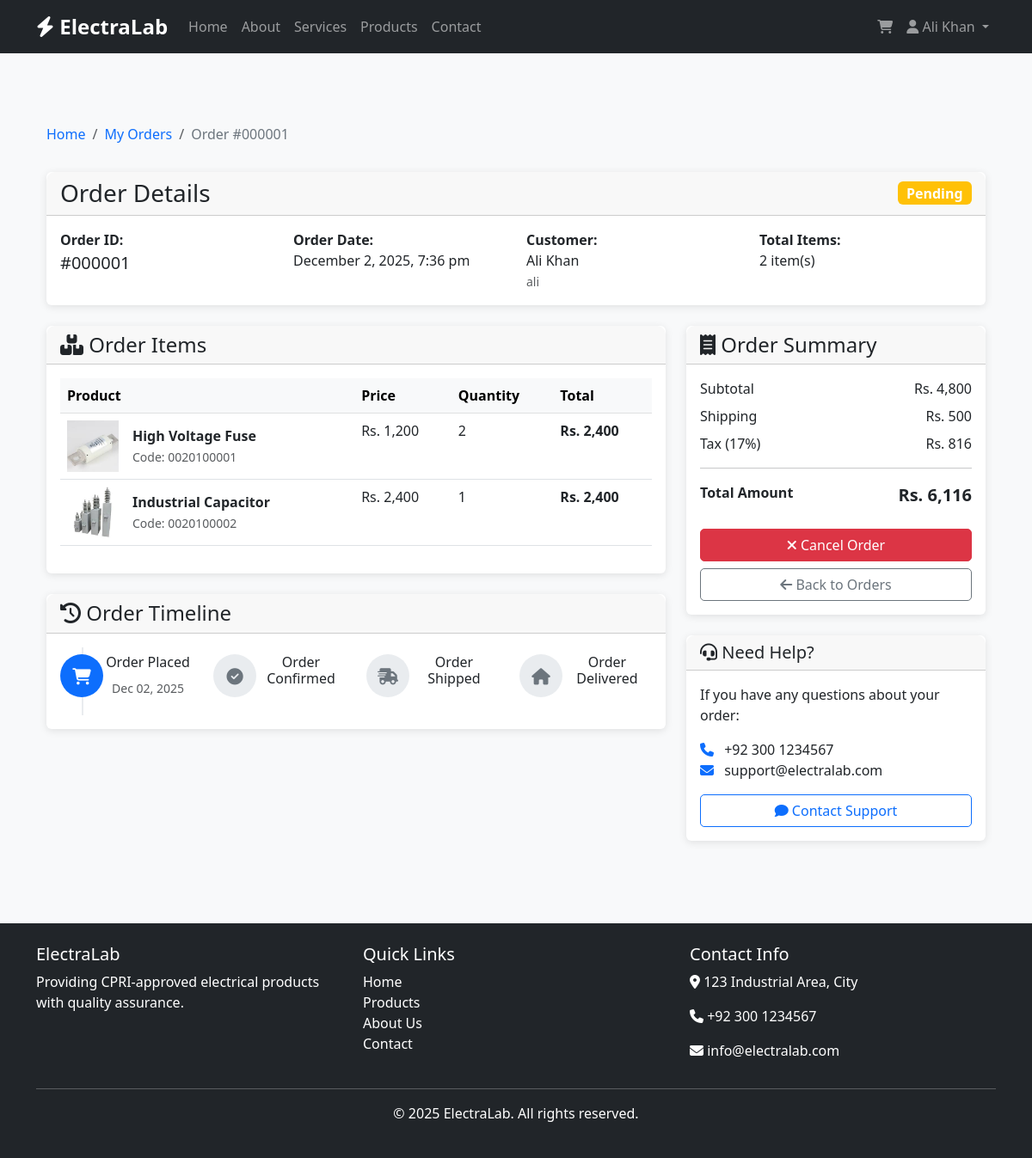
Screenshot of /frontend/order-details.php?id=1 (signed in) with the database file from the repository.
### tables this page shows
CREATE TABLE `orders` (
  `order_id` int(11) NOT NULL,
  `customer_id` int(11) NOT NULL,
  `order_date` timestamp NOT NULL DEFAULT current_timestamp(),
  `status` enum('Pending','Confirmed','Shipped','Delivered','Cancelled') DEFAULT 'Pending'
);

CREATE TABLE `users` (
  `user_id` int(11) NOT NULL,
  `full_name` varchar(100) NOT NULL,
  `username` varchar(100) NOT NULL,
  `password_hash` varchar(255) NOT NULL,
  `role_id` int(11) NOT NULL,
  `is_active` tinyint(1) DEFAULT 1,
  `created_at` timestamp NOT NULL DEFAULT current_timestamp(),
  `updated_at` timestamp NOT NULL DEFAULT current_timestamp() ON UPDATE current_timestamp()
);

CREATE TABLE `order_items` (
  `item_id` int(11) NOT NULL,
  `order_id` int(11) NOT NULL,
  `product_code` varchar(10) NOT NULL,
  `quantity` int(11) NOT NULL,
  `price` decimal(10,2) NOT NULL
);

CREATE TABLE `products` (
  `product_code` varchar(10) NOT NULL,
  `product_name` varchar(100) NOT NULL,
  `product_img` varchar(255) DEFAULT NULL,
  `manufacturer_id` int(11) NOT NULL,
  `revise_number` int(11) NOT NULL,
  `created_by` int(11) DEFAULT NULL,
  `created_at` timestamp NOT NULL DEFAULT current_timestamp(),
  `updated_at` timestamp NOT NULL DEFAULT current_timestamp() ON UPDATE current_timestamp()
);

### frontend/order-details.php (the view, shortened to what this page needs)
<?php
include 'header.php';
include 'auth_check.php';
$order_id = intval($_GET['id']);
$user_id = $_SESSION['user_id'];
$order_query = "SELECT o.*, u.full_name, u.username
                FROM orders o
                JOIN users u ON o.customer_id = u.user_id
                WHERE o.order_id = ? AND o.customer_id = ?";
$order_stmt = mysqli_prepare($conn, $order_query);
mysqli_stmt_bind_param($order_stmt, "ii", $order_id, $user_id);
mysqli_stmt_execute($order_stmt);
$order_result = mysqli_stmt_get_result($order_stmt);
$order = mysqli_fetch_assoc($order_result);
$items_query = "SELECT oi.*, p.product_name, p.product_img
                FROM order_items oi
                JOIN products p ON oi.product_code = p.product_code
                WHERE oi.order_id = ?
                ORDER BY oi.item_id";
$items_stmt = mysqli_prepare($conn, $items_query);
mysqli_stmt_bind_param($items_stmt, "i", $order_id);
mysqli_stmt_execute($items_stmt);
$items_result = mysqli_stmt_get_result($items_stmt);
$subtotal = 0;
$shipping = 500;
$tax_rate = 0.17;
$order_items = [];
while ($item = mysqli_fetch_assoc($items_result)) {
    $order_items[] = $item;
    $subtotal += $item['price'] * $item['quantity'];
}
$tax = $subtotal * $tax_rate;
$total = $subtotal + $shipping + $tax;
?>
<div class="container py-5">
    <nav aria-label="breadcrumb">
        <ol class="breadcrumb">
            <li class="breadcrumb-item"><a href="index.php">Home</a></li>
            <li class="breadcrumb-item"><a href="my-orders.php">My Orders</a></li>
            <li class="breadcrumb-item active">Order #<?php echo str_pad($order_id, 6, '0', STR_PAD_LEFT); ?></li>
        </ol>
    </nav>
    <div class="row">
        <div class="col-12">
            <div class="card mb-4">
                <div class="card-header d-flex justify-content-between align-items-center">
                    <h3 class="mb-0">Order Details</h3>
                    <span class="badge bg-<?php
                                            echo match ($order['status']) {
                                                'Pending' => 'warning',
                                                'Confirmed' => 'info',
                                                'Shipped' => 'primary',
                                                'Delivered' => 'success',
                                                'Cancelled' => 'danger',
                                                default => 'secondary'
                                            };
                                            ?> fs-6">
                        <?php echo $order['status']; ?>
                    </span>
                </div>
                <div class="card-body">
                    <div class="row">
                        <div class="col-md-3">
                            <strong>Order ID:</strong><br>
                            <span class="fs-5">#<?php echo str_pad($order_id, 6, '0', STR_PAD_LEFT); ?></span>
                        </div>
                        <div class="col-md-3">
                            <strong>Order Date:</strong><br>
                            <?php echo date('F j, Y, g:i a', strtotime($order['order_date'])); ?>
                        </div>
                        <div class="col-md-3">
                            <strong>Customer:</strong><br>
                            <?php echo $order['full_name']; ?><br>
                            <small class="text-muted"><?php echo $order['username']; ?></small>
                        </div>
                        <div class="col-md-3">
                            <strong>Total Items:</strong><br>
                            <?php echo count($order_items); ?> item(s)
                        </div>
                    </div>
                </div>
            </div>
        </div>
        <div class="col-lg-8">
            <div class="card mb-4">
                <div class="card-header">
                    <h4 class="mb-0"><i class="fas fa-boxes"></i> Order Items</h4>
                </div>
                <div class="card-body">
                    <?php if (count($order_items) > 0): ?>
                        <div class="table-responsive">
                            <table class="table">
                                <thead class="table-light">
                                    <tr>
                                        <th>Product</th>
                                        <th>Price</th>
                                        <th>Quantity</th>
                                        <th>Total</th>
                                    </tr>
                                </thead>
                                <tbody>
                                    <?php foreach ($order_items as $item): ?>
                                        <tr>
                                            <td>
                                                <div class="d-flex align-items-center">
                                                    <img src="./assets/<?php echo $item['product_img']; ?>"
                                                        alt="<?php echo $item['product_name']; ?>"
                                                        class="me-3" style="width: 60px; height: 60px; object-fit: cover;">
                                                    <div>
                                                        <strong><?php echo $item['product_name']; ?></strong><br>
                                                        <small class="text-muted">Code: <?php echo $item['product_code']; ?></small>
                                                    </div>
                                                </div>
                                            </td>
                                            <td>Rs. <?php echo number_format($item['price']); ?></td>
                                            <td><?php echo $item['quantity']; ?></td>
                                            <td><strong>Rs. <?php echo number_format($item['price'] * $item['quantity']); ?></strong></td>
                                        </tr>
                                    <?php endforeach; ?>
                                </tbody>
                            </table>
                        </div>
                    <?php else: ?>
                        <p class="text-muted">No items found in this order.</p>
                    <?php endif; ?>
                </div>
            </div>
            <div class="card">
                <div class="card-header">
                    <h4 class="mb-0"><i class="fas fa-history"></i> Order Timeline</h4>
                </div>
                <div class="card-body">
                    <div class="timeline">
                        <?php
                        $timeline = [
                            ['status' => 'order_placed', 'label' => 'Order Placed', 'date' => $order['order_date'], 'active' => true],
                            ['status' => 'order_confirmed', 'label' => 'Order Confirmed', 'date' => $order['status'] == 'Confirmed' ? date('Y-m-d H:i:s', strtotime($order['order_date'] . ' +1 hour')) : null, 'active' => in_array($order['status'], ['Confirmed', 'Shipped', 'Delivered'])],
                            ['status' => 'order_shipped', 'label' => 'Order Shipped', 'date' => $order['status'] == 'Shipped' ? date('Y-m-d H:i:s', strtotime($order['order_date'] . ' +1 day')) : null, 'active' => in_array($order['status'], ['Shipped', 'Delivered'])],
                            ['status' => 'order_delivered', 'label' => 'Order Delivered', 'date' => $order['status'] == 'Delivered' ? date('Y-m-d H:i:s', strtotime($order['order_date'] . ' +3 days')) : null, 'active' => $order['status'] == 'Delivered'],
                        ];
                        ?>
                        <div class="row">
                            <?php foreach ($timeline as $step): ?>
                                <div class="col-3 text-center">
                                    <div class="timeline-step">
                                        <div class="timeline-icon <?php echo $step['active'] ? 'active' : 'inactive'; ?>">
                                            <i class="fas fa-<?php
                                                                echo match ($step['status']) {
                                                                    'order_placed' => 'shopping-cart',
                                                                    'order_confirmed' => 'check-circle',
                                                                    'order_shipped' => 'shipping-fast',
                                                                    'order_delivered' => 'home',
                                                                    default => 'circle'
                                                                };
                                                                ?>"></i>
                                        </div>
                                        <h6 class="mt-2"><?php echo $step['label']; ?></h6>
                                        <?php if ($step['date']): ?>
                                            <small class="text-muted"><?php echo date('M d, Y', strtotime($step['date'])); ?></small>
                                        <?php endif; ?>
                                    </div>
                                </div>
                            <?php endforeach; ?>
                        </div>
                    </div>
                </div>
            </div>
        </div>
        <div class="col-lg-4">
            <div class="card">
                <div class="card-header">
                    <h4 class="mb-0"><i class="fas fa-receipt"></i> Order Summary</h4>
                </div>
                <div class="card-body">
                    <div class="d-flex justify-content-between mb-2">
                        <span>Subtotal</span>
                        <span>Rs. <?php echo number_format($subtotal); ?></span>
                    </div>
                    <div class="d-flex justify-content-between mb-2">
                        <span>Shipping</span>
                        <span>Rs. <?php echo number_format($shipping); ?></span>
                    </div>
                    <div class="d-flex justify-content-between mb-2">
                        <span>Tax (17%)</span>
                        <span>Rs. <?php echo number_format($tax); ?></span>
                    </div>
                    <hr>
                    <div class="d-flex justify-content-between mb-3">
                        <strong>Total Amount</strong>
                        <strong class="fs-5">Rs. <?php echo number_format($total); ?></strong>
                    </div>
                    <div class="mt-4">
                        <?php if ($order['status'] == 'Pending' || $order['status'] == 'Confirmed'): ?>
                            <a href="my-orders.php?cancel=<?php echo $order_id; ?>"
                                class="btn btn-danger w-100 mb-2"
                                onclick="return confirm('Are you sure you want to cancel this order?')">
                                <i class="fas fa-times"></i> Cancel Order
                            </a>
                        <?php endif; ?>
                        <a href="my-orders.php" class="btn btn-outline-secondary w-100">
                            <i class="fas fa-arrow-left"></i> Back to Orders
                        </a>
                    </div>
                </div>
            </div>
            <div class="card mt-4">
                <div class="card-header">
                    <h5 class="mb-0"><i class="fas fa-headset"></i> Need Help?</h5>
                </div>
                <div class="card-body">
                    <p>If you have any questions about your order:</p>
                    <ul class="list-unstyled">
                        <li><i class="fas fa-phone text-primary me-2"></i> +92 300 1234567</li>
                        <li><i class="fas fa-envelope text-primary me-2"></i> support@electralab.com</li>
                    </ul>
                    <a href="contact.php" class="btn btn-outline-primary w-100">
                        <i class="fas fa-comment"></i> Contact Support
                    </a>
                </div>
            </div>
        </div>
    </div>
</div>
<?php include 'footer.php'; ?>

### frontend/assets/css/style.css (style rules this page uses)
:root { --primary-color: #7fa3d8; --secondary-color: #6c757d; --success-color: #198754; --danger-color: #dc3545; --warning-color: #ffc107; --light-color: #f8f9fa; --dark-color: #212529; }
body { font-family: 'Segoe UI', Tahoma, Geneva, Verdana, sans-serif; background-color: #f8f9fa; }
.card { border: none; box-shadow: 0 2px 10px rgba(0,0,0,0.1); }
.card-header { border-radius: 10px 10px 0 0 !important; }
.btn { border-radius: 5px; font-weight: 500; }
.breadcrumb { background-color: transparent; padding: 0; margin-bottom: 2rem; }
.breadcrumb-item a { text-decoration: none; color: #0d6efd; }
.breadcrumb-item.active { color: #6c757d; }
.timeline { position: relative; }
.timeline:before { content: ''; position: absolute; top: 0; left: 25px; height: 100%; width: 2px; background: #e9ecef; }
.timeline-step { position: relative; padding-left: 50px; margin-bottom: 30px; }
.timeline-step:last-child { margin-bottom: 0; }
.timeline-icon { position: absolute; left: 0; width: 50px; height: 50px; border-radius: 50%; display: flex; align-items: center; justify-content: center; color: white; }

### frontend/order-details.php (style rules this page uses)
.timeline-step { position: relative; padding-bottom: 20px; }
.timeline-icon { width: 50px; height: 50px; border-radius: 50%; display: flex; align-items: center; justify-content: center; margin: 0 auto; font-size: 1.2rem; }
.timeline-icon.active { background-color: #0d6efd; color: white; }
.timeline-icon.inactive { background-color: #e9ecef; color: #6c757d; }

### rows the page displays
orders: status "Pending", order_date "December 2, 2025, 7:36 pm", customer.full_name "Ali Khan", customer.username "ali", label "Order Placed", order_date "Dec 02, 2025"
order_items: product_code.product_img (picture), product_code.product_name "High Voltage Fuse", product_code "0020100001", price "1,200", quantity "2", $item['price'] * $item['quantity'] "2,400"
order_items: product_code.product_img (picture), product_code.product_name "Industrial Capacitor", product_code "0020100002", price "2,400", quantity "1", $item['price'] * $item['quantity'] "2,400"

### other values shown
$_SESSION['full_name'] "Ali Khan"
str_pad($order_id, 6, '0', STR_PAD_LEFT) "000001"
count($order_items) "2"
$step['label'] "Order Confirmed"
$step['label'] "Order Shipped"
$step['label'] "Order Delivered"
$subtotal "4,800"
$shipping "500"
$tax "816"
$total "6,116"
